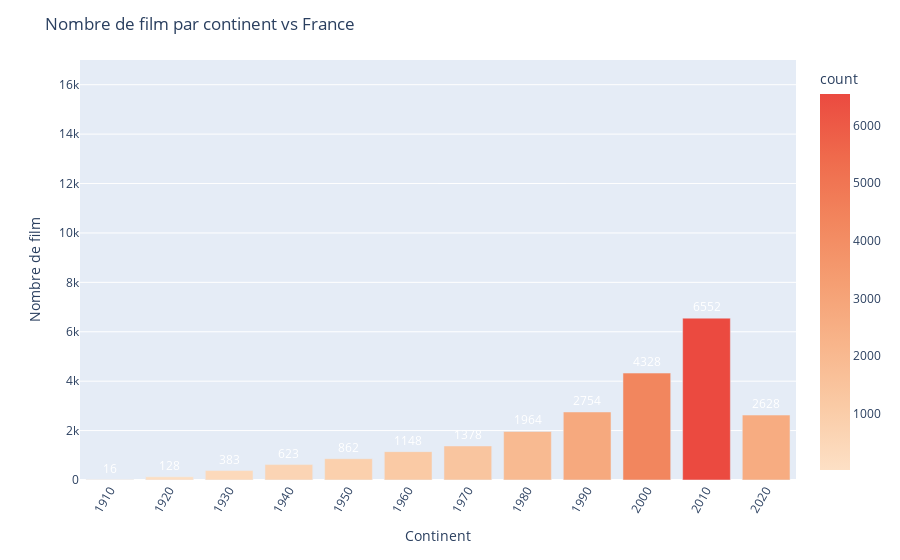

The cell this chart's notebook holds for it:
### Code cell
import plotly.express as px

# Création du barplot avec plotly
fig3 = px.bar(df_bucket_10, x='bucket 10', y='count', text='count', color='count', color_continuous_scale='Peach')

# Mise à jour des attributs de layout pour afficher les valeurs et améliorer la présentation
fig3.update_traces(texttemplate='%{text}', textposition='outside', textfont=dict(size=12, color='white'))
fig3.update_layout(title_text='Nombre de film par continent vs France', 
                  xaxis_title='Continent', 
                  yaxis_title='Nombre de film', 
                  xaxis_tickangle=-60,
                  uniformtext_minsize=8, uniformtext_mode='hide',
                  yaxis=dict(range=[0, 17000]),
                  xaxis=dict(tickvals=[1910, 1920, 1930, 1940, 1950, 1960, 1970, 1980, 1990, 2000, 2010, 2020]))

# Affichage de la figure
fig3.show()

### Figure 1 — Plotly figure (JSON) as saved in the notebook; plotly's stock layout.template omitted (floating-point values rounded to 4 significant figures)
{"data": [{"alignmentgroup": "True", "hovertemplate": "bucket 10=%{x}<br>count=%{marker.color}<extra></extra>", "legendgroup": "", "marker": {"color": [6552, 4328, 2754, 2628, 1964, 1378, 1148, 862, 623, 383, 128, 16], "coloraxis": "coloraxis", "pattern": {"shape": ""}}, "name": "", "offsetgroup": "", "orientation": "v", "showlegend": false, "text": [6552, 4328, 2754, 2628, 1964, 1378, 1148, 862, 623, 383, 128, 16], "textfont": {"color": "white", "size": 12}, "textposition": "outside", "texttemplate": "%{text}", "type": "bar", "x": [2010, 2000, 1990, 2020, 1980, 1970, 1960, 1950, 1940, 1930, 1920, 1910], "xaxis": "x", "y": [6552, 4328, 2754, 2628, 1964, 1378, 1148, 862, 623, 383, 128, 16], "yaxis": "y"}], "layout": {"barmode": "relative", "coloraxis": {"colorbar": {"title": {"text": "count"}}, "colorscale": [[0, "rgb(253, 224, 197)"], [0.1667, "rgb(250, 203, 166)"], [0.3333, "rgb(248, 181, 139)"], [0.5, "rgb(245, 158, 114)"], [0.6667, "rgb(242, 133, 93)"], [0.8333, "rgb(239, 106, 76)"], [1, "rgb(235, 74, 64)"]]}, "legend": {"tracegroupgap": 0}, "margin": {"t": 60}, "title": {"text": "Nombre de film par continent vs France"}, "uniformtext": {"minsize": 8, "mode": "hide"}, "xaxis": {"anchor": "y", "domain": [0, 1], "tickangle": -60, "tickvals": [1910, 1920, 1930, 1940, 1950, 1960, 1970, 1980, 1990, 2000, 2010, 2020], "title": {"text": "Continent"}}, "yaxis": {"anchor": "x", "domain": [0, 1], "range": [0, 17000], "title": {"text": "Nombre de film"}}}}
